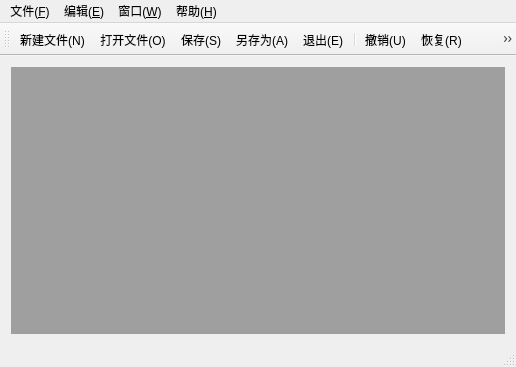
<?xml version="1.0" encoding="UTF-8"?>
<ui version="4.0">
 <class>MainWindow</class>
 <widget class="QMainWindow" name="MainWindow">
  <property name="geometry">
   <rect>
    <x>0</x>
    <y>0</y>
    <width>516</width>
    <height>367</height>
   </rect>
  </property>
  <property name="windowTitle">
   <string>MainWindow</string>
  </property>
  <widget class="QWidget" name="centralWidget">
   <layout class="QGridLayout" name="gridLayout">
    <item row="0" column="0">
     <widget class="QMdiArea" name="mdiArea"/>
    </item>
   </layout>
  </widget>
  <widget class="QMenuBar" name="menuBar">
   <property name="geometry">
    <rect>
     <x>0</x>
     <y>0</y>
     <width>516</width>
     <height>23</height>
    </rect>
   </property>
   <widget class="QMenu" name="fileMenu">
    <property name="title">
     <string>文件(&amp;F)</string>
    </property>
    <addaction name="newAction"/>
    <addaction name="openAction"/>
    <addaction name="separator"/>
    <addaction name="saveAction"/>
    <addaction name="saveasAction"/>
    <addaction name="separator"/>
    <addaction name="exitAction"/>
   </widget>
   <widget class="QMenu" name="editMenu">
    <property name="title">
     <string>编辑(&amp;E)</string>
    </property>
    <addaction name="undoAction"/>
    <addaction name="redoAction"/>
    <addaction name="separator"/>
    <addaction name="cutAction"/>
    <addaction name="copyAction"/>
    <addaction name="pasteAction"/>
    <addaction name="separator"/>
   </widget>
   <widget class="QMenu" name="widgetMenu">
    <property name="title">
     <string>窗口(&amp;W)</string>
    </property>
    <widget class="QMenu" name="findMenu">
     <property name="title">
      <string>查找(&amp;F)</string>
     </property>
     <addaction name="findAction"/>
     <addaction name="separator"/>
     <addaction name="nextAction"/>
     <addaction name="preAction"/>
    </widget>
    <addaction name="closeAction"/>
    <addaction name="closeallAction"/>
    <addaction name="separator"/>
    <addaction name="pingAction"/>
    <addaction name="cenAction"/>
    <addaction name="separator"/>
    <addaction name="findMenu"/>
   </widget>
   <widget class="QMenu" name="helpMenu">
    <property name="title">
     <string>帮助(&amp;H)</string>
    </property>
    <addaction name="aboutAction"/>
    <addaction name="qtAction"/>
   </widget>
   <addaction name="fileMenu"/>
   <addaction name="editMenu"/>
   <addaction name="widgetMenu"/>
   <addaction name="helpMenu"/>
  </widget>
  <widget class="QStatusBar" name="statusBar"/>
  <widget class="QToolBar" name="mainToolBar">
   <attribute name="toolBarArea">
    <enum>TopToolBarArea</enum>
   </attribute>
   <attribute name="toolBarBreak">
    <bool>false</bool>
   </attribute>
   <addaction name="newAction"/>
   <addaction name="openAction"/>
   <addaction name="saveAction"/>
   <addaction name="saveasAction"/>
   <addaction name="exitAction"/>
   <addaction name="separator"/>
   <addaction name="undoAction"/>
   <addaction name="redoAction"/>
   <addaction name="cutAction"/>
   <addaction name="separator"/>
   <addaction name="pingAction"/>
   <addaction name="cenAction"/>
   <addaction name="findAction"/>
   <addaction name="preAction"/>
   <addaction name="nextAction"/>
  </widget>
  <action name="openAction">
   <property name="icon">
    <iconset resource="icon.qrc">
     <normaloff>:/new/Icon/Icon/open.ico</normaloff>:/new/Icon/Icon/open.ico</iconset>
   </property>
   <property name="text">
    <string>打开文件(&amp;O)</string>
   </property>
  </action>
  <action name="saveAction">
   <property name="icon">
    <iconset resource="icon.qrc">
     <normaloff>:/new/Icon/Icon/save.ico</normaloff>:/new/Icon/Icon/save.ico</iconset>
   </property>
   <property name="text">
    <string>保存(&amp;S)</string>
   </property>
  </action>
  <action name="saveasAction">
   <property name="icon">
    <iconset resource="icon.qrc">
     <normaloff>:/new/Icon/Icon/saveas.ico</normaloff>:/new/Icon/Icon/saveas.ico</iconset>
   </property>
   <property name="text">
    <string>另存为(&amp;A)</string>
   </property>
  </action>
  <action name="exitAction">
   <property name="icon">
    <iconset resource="icon.qrc">
     <normaloff>:/new/Icon/Icon/exit.ico</normaloff>:/new/Icon/Icon/exit.ico</iconset>
   </property>
   <property name="text">
    <string>退出(&amp;E)</string>
   </property>
  </action>
  <action name="undoAction">
   <property name="icon">
    <iconset resource="icon.qrc">
     <normaloff>:/new/Icon/Icon/undo.ico</normaloff>:/new/Icon/Icon/undo.ico</iconset>
   </property>
   <property name="text">
    <string>撤销(&amp;U)</string>
   </property>
  </action>
  <action name="redoAction">
   <property name="icon">
    <iconset resource="icon.qrc">
     <normaloff>:/new/Icon/Icon/redo.ico</normaloff>:/new/Icon/Icon/redo.ico</iconset>
   </property>
   <property name="text">
    <string>恢复(&amp;R)</string>
   </property>
  </action>
  <action name="cutAction">
   <property name="icon">
    <iconset resource="icon.qrc">
     <normaloff>:/new/Icon/Icon/cut.ico</normaloff>:/new/Icon/Icon/cut.ico</iconset>
   </property>
   <property name="text">
    <string>剪切(&amp;C)</string>
   </property>
  </action>
  <action name="copyAction">
   <property name="icon">
    <iconset resource="icon.qrc">
     <normaloff>:/new/Icon/Icon/copy.ico</normaloff>:/new/Icon/Icon/copy.ico</iconset>
   </property>
   <property name="text">
    <string>复制(&amp;C)</string>
   </property>
  </action>
  <action name="pasteAction">
   <property name="icon">
    <iconset resource="icon.qrc">
     <normaloff>:/new/Icon/Icon/paste.ico</normaloff>:/new/Icon/Icon/paste.ico</iconset>
   </property>
   <property name="text">
    <string>粘贴(&amp;P)</string>
   </property>
  </action>
  <action name="closeAction">
   <property name="icon">
    <iconset resource="icon.qrc">
     <normaloff>:/new/Icon/Icon/close.ico</normaloff>:/new/Icon/Icon/close.ico</iconset>
   </property>
   <property name="text">
    <string>关闭(&amp;C)</string>
   </property>
  </action>
  <action name="closeallAction">
   <property name="icon">
    <iconset resource="icon.qrc">
     <normaloff>:/new/Icon/Icon/closeall.ico</normaloff>:/new/Icon/Icon/closeall.ico</iconset>
   </property>
   <property name="text">
    <string>关闭所有(&amp;A)</string>
   </property>
  </action>
  <action name="pingAction">
   <property name="icon">
    <iconset resource="icon.qrc">
     <normaloff>:/new/Icon/Icon/tile.ico</normaloff>:/new/Icon/Icon/tile.ico</iconset>
   </property>
   <property name="text">
    <string>平铺(&amp;P)</string>
   </property>
  </action>
  <action name="cenAction">
   <property name="icon">
    <iconset resource="icon.qrc">
     <normaloff>:/new/Icon/Icon/cascade.ico</normaloff>:/new/Icon/Icon/cascade.ico</iconset>
   </property>
   <property name="text">
    <string>层叠(&amp;C)</string>
   </property>
  </action>
  <action name="nextAction">
   <property name="icon">
    <iconset resource="icon.qrc">
     <normaloff>:/new/Icon/Icon/next.ico</normaloff>:/new/Icon/Icon/next.ico</iconset>
   </property>
   <property name="text">
    <string>下一个(&amp;N)</string>
   </property>
  </action>
  <action name="preAction">
   <property name="icon">
    <iconset resource="icon.qrc">
     <normaloff>:/new/Icon/Icon/previous.ico</normaloff>:/new/Icon/Icon/previous.ico</iconset>
   </property>
   <property name="text">
    <string>前一个(&amp;P)</string>
   </property>
  </action>
  <action name="aboutAction">
   <property name="icon">
    <iconset resource="icon.qrc">
     <normaloff>:/new/Icon/Icon/about.ico</normaloff>:/new/Icon/Icon/about.ico</iconset>
   </property>
   <property name="text">
    <string>关于(&amp;A)</string>
   </property>
  </action>
  <action name="qtAction">
   <property name="icon">
    <iconset resource="icon.qrc">
     <normaloff>:/new/Icon/Icon/aboutqt.ico</normaloff>:/new/Icon/Icon/aboutqt.ico</iconset>
   </property>
   <property name="text">
    <string>关于QT(&amp;Q)</string>
   </property>
  </action>
  <action name="findAction">
   <property name="icon">
    <iconset resource="icon.qrc">
     <normaloff>:/new/Icon/Icon/find.ico</normaloff>:/new/Icon/Icon/find.ico</iconset>
   </property>
   <property name="text">
    <string>搜索(&amp;F)</string>
   </property>
  </action>
  <action name="newAction">
   <property name="icon">
    <iconset resource="icon.qrc">
     <normaloff>:/new/Icon/Icon/new.ico</normaloff>:/new/Icon/Icon/new.ico</iconset>
   </property>
   <property name="text">
    <string>新建文件(N)</string>
   </property>
  </action>
 </widget>
 <layoutdefault spacing="6" margin="11"/>
 <resources>
  <include location="icon.qrc"/>
 </resources>
 <connections/>
</ui>
